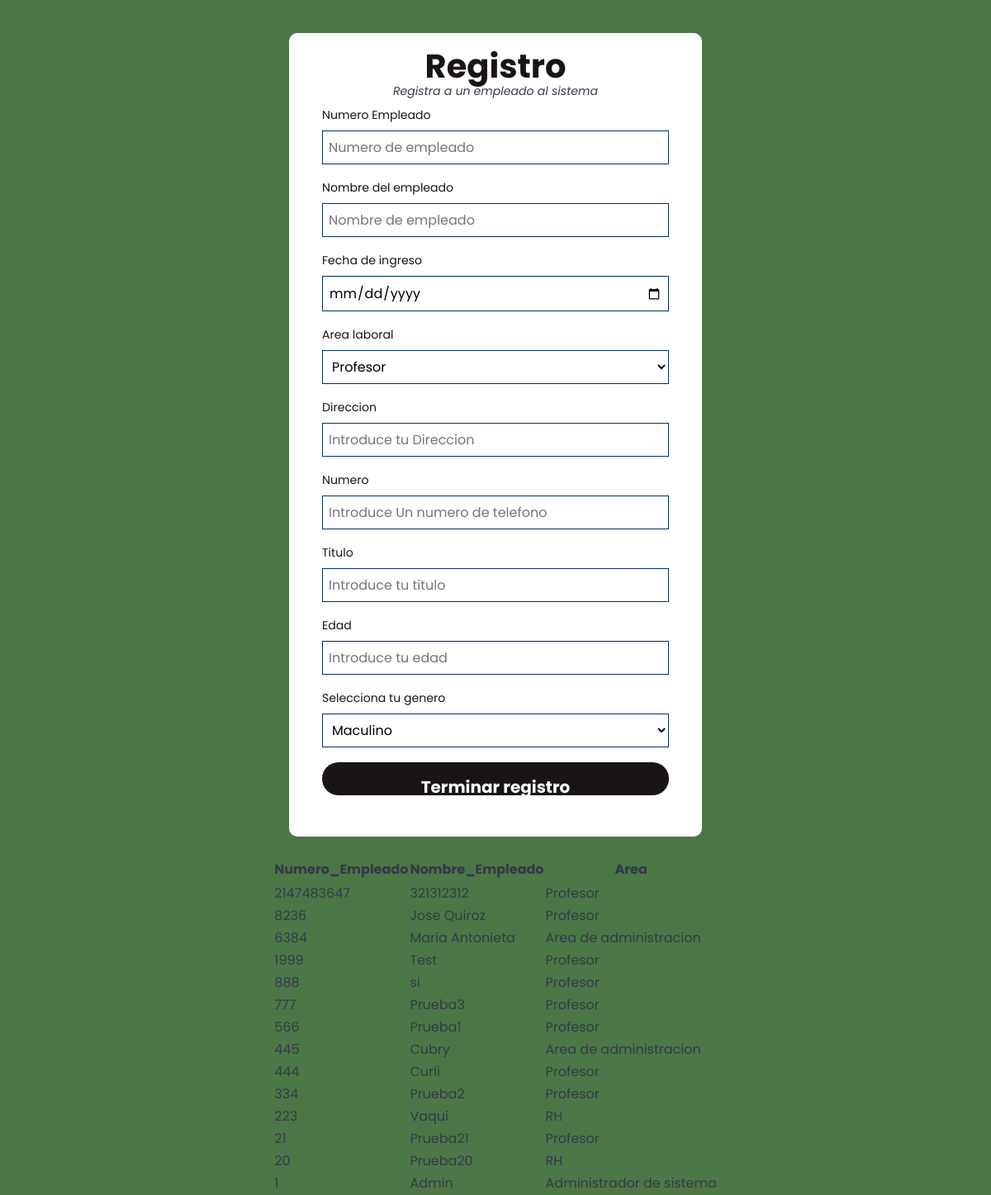
/adminPage.php, run on the app's committed database.
### tables this page shows
CREATE TABLE `empleado` (
  `Numero_Empleado` int(20) NOT NULL,
  `Nombre_Empleado` varchar(30) NOT NULL,
  `Contraseña_Empleado` varchar(20) DEFAULT '',
  `Area` varchar(30) NOT NULL,
  `Edad` int(3) NOT NULL,
  `Genero` varchar(12) NOT NULL,
  `Titulo` varchar(50) NOT NULL,
  `Fecha_Ingreso` date NOT NULL DEFAULT current_timestamp(),
  `Direccion` varchar(200) NOT NULL,
  `Telefono` varchar(12) NOT NULL,
  `Discapacidad` varchar(50) NOT NULL DEFAULT 'N/A',
  `Estado` varchar(30) NOT NULL DEFAULT 'Activo',
  `Dias_Extras` int(2) NOT NULL DEFAULT 0,
  `Dias` int(2) NOT NULL DEFAULT 24
);

### adminPage.php (the view, shortened to what this page needs)
<html>
<head>
    <link rel="stylesheet" href="styleLogin.css">
    <link rel="stylesheet" href="styleencuesta.css">
</head>
<body>
    <div role="region" tabindex="0">
        <center>
        <table>
            <caption><br></caption>
            <thead>
                <tr>
                    <th>Numero_Empleado<br></th>
                    <th>Nombre_Empleado</th>
                    <th>Area<br></th>
                </tr>
            </thead>
            <tbody>
                <tr>
                <main>
        <header>
            <h1 id="title">Registro</h1>
            <p id="description">Registra a un empleado al sistema</p>
        </header>
        <form id="survey-form" method="post" action="adminPage.php">
            <div class="form-group">
                <label for="numero" id="email-label">Numero Empleado</label>
                <input type="text" name="numeroem" id="Direccion" placeholder="Numero de empleado">
            </div>
            <div class="form-group">
                <label for="name" id="email-label">Nombre del empleado</label>
                <input type="text" name="nombre" id="Direccion" placeholder="Nombre de empleado" required>
            </div>
            <div class="form-group">
                <label for="name" id="email-label">Fecha de ingreso</label>
                <input type="date" id="start" name="fecha" min="1950-12-31" max="2999-12-31" required />
            </div>
            <div class="form-group">
                <label for="occupation">Area laboral</label>
                <select name="area" id="dropdown">
                    <option value="Profesor" selected>Profesor</option>
                  </select>
            </div>
            <div class="form-group">
                <label for="name" id="email-label">Direccion</label>
                <input type="text" name="direccion" id="Direccion" placeholder="Introduce tu Direccion" required>
            </div>
            <div class="form-group">
                <label for="numero" id="email-label">Numero</label>
                <input type="text" name="numero" id="numero" placeholder="Introduce Un numero de telefono" required>
            </div>
            <div class="form-group">
                <label for="numero" id="email-label">Titulo</label>
                <input type="text" name="titulo" id="titulo" placeholder="Introduce tu titulo" required>
            </div>
            <div class="form-group">
                <label for="edad" id="number-label">Edad</label>
                <input type="number" name="edad" id="edad" min="1" max="99" placeholder="Introduce tu edad">
            </div>
            <div class="form-group">
                <label for="occupation">Selecciona tu genero</label>
                <select name="genero" id="dropdown">
                    <option value="masc">Maculino</option>
                </select>
            </div>
            <div class="form-group">
                <button id="submit" type="post">Terminar registro</button>
            </div>
        </form>
    </main>
                </tr>
<?php
require_once("conn.php");
$queryGAU = $conn->prepare("SELECT * from empleado Order by Numero_Empleado Desc");
$queryGAU->execute();
$resultGAU = $queryGAU->get_result();
while ($rowGAU = $resultGAU->fetch_assoc())
{
    $Numero_Empleado = $rowGAU['Numero_Empleado'];
    $Nombre_Empleado = $rowGAU['Nombre_Empleado'];
    $Area = $rowGAU['Area'];
    echo'
    <tr>
    <td> '.htmlspecialchars($Numero_Empleado).' </td>
    <td> '.htmlspecialchars($Nombre_Empleado).' </td>
    <td> '.htmlspecialchars($Area).' </td>
    </tr>
    ';
}
?>
</tbody>
        </table>
    </center>
        </div>
</body>
</html>

### styleLogin.css (style rules this page uses)
:root { --color-primary: #85cd85; --color-danger: #ff7782; --color-success: #85cd85; --color-warning: #ffbb55; --color-white: #fff; --color-info-dark: #7d8da1; --color-info-light: #dce1eb; --color-dark: #363949; --color-light: rgba(132, 139, 200, 0.18); --color-primary-variant: #111e88; --color-dark-variant: #677483; --color-background: #f6f6f9; --card-border-radius: 2rem; --border-radius-1: 0.4rem; --border-radius-2: 0.8rem; --border-radius-3: 1.2rem; --card-padding: 1.8rem; --padding-1: 1.2rem; --box-shadow: 0 2rem 3rem var(--color-light) }
h1 { font-weight: 800; font-size: 1.8rem; }
* { margin: 0; padding: 0; box-sizing: border-box; font-family: poppins, sans-serif; }
body { width: 100vw; height: 100vh; font-family: poppins, sans-serif; font-size: 0.88rem; background: var(--color-background); user-select: none; overflow-x: hidden; color: var(--color-dark); }
button { margin: 0 auto; display: flex; width: fit-content; min-width: 100px; height: 50px; padding: 15px; border-radius: var(--card-border-radius); border: 2.5px solid #E0E1E4; box-shadow: 0px 0px 20px -20px; cursor: pointer; background-color: white; transition: all 0.2s ease-in-out 0ms; user-select: none; font-family: 'Poppins', sans-serif; }

### styleencuesta.css (style rules this page uses)
body { margin: 40px 0 40px 0; padding: 0; border: none; outline: none; background-color: #4b7747; box-shadow: none; font-family: -apple-system, BlinkMacSystemFont, 'Segoe UI', 'Roboto', 'Helvetica Neue', Arial, sans-serif; }
main { background-color: white; padding: 10px 40px 40px 40px; display: block; text-align: left; max-width: 500px; margin: auto; border-radius: 10px; }
header { text-align: center; }
h1 { font-size: 40px; color: #191516; font-weight: bold; }
form { display: flex; flex-direction: column; font-size: 22px; }
#name, #email, #numero, #estado, #municipio, #edad, #number, #dropdown, #titulo, #Direccion, #edad, #start { outline: none; width: 100%; padding: 7px; font-size: 16px; border: 0.5px solid #002f6c; background-color: white; box-sizing: border-box; }
#dropdown, option { outline: none; }
select { padding: 7px; }
.form-group { padding: 8px 0; margin-bottom: 2px; }
.form-group>label { margin-bottom: 8px; color: #191516; display: block; }
button { width: 100%; display: block; height: 40px; background-color: #191516; border: none; font-weight: bold; font-size: 20px; color: white; box-sizing: border-box; }
#description { text-align: center; font-style: italic; margin-top: -10px; }

### data on the page
empleado: Numero_Empleado "2147483647", Nombre_Empleado "321312312", Area "Profesor"
empleado: Numero_Empleado "8236", Nombre_Empleado "Jose Quiroz", Area "Profesor"
empleado: Numero_Empleado "6384", Nombre_Empleado "Maria Antonieta", Area "Area de administracion"
empleado: Numero_Empleado "1999", Nombre_Empleado "Test", Area "Profesor"
empleado: Numero_Empleado "888", Nombre_Empleado "si", Area "Profesor"
empleado: Numero_Empleado "777", Nombre_Empleado "Prueba3", Area "Profesor"
empleado: Numero_Empleado "566", Nombre_Empleado "Prueba1", Area "Profesor"
empleado: Numero_Empleado "445", Nombre_Empleado "Cubry", Area "Area de administracion"
empleado: Numero_Empleado "444", Nombre_Empleado "Curli", Area "Profesor"
empleado: Numero_Empleado "334", Nombre_Empleado "Prueba2", Area "Profesor"
empleado: Numero_Empleado "223", Nombre_Empleado "Vaqui", Area "RH"
empleado: Numero_Empleado "21", Nombre_Empleado "Prueba21", Area "Profesor"
empleado: Numero_Empleado "20", Nombre_Empleado "Prueba20", Area "RH"
empleado: Numero_Empleado "1", Nombre_Empleado "Admin", Area "Administrador de sistema"
